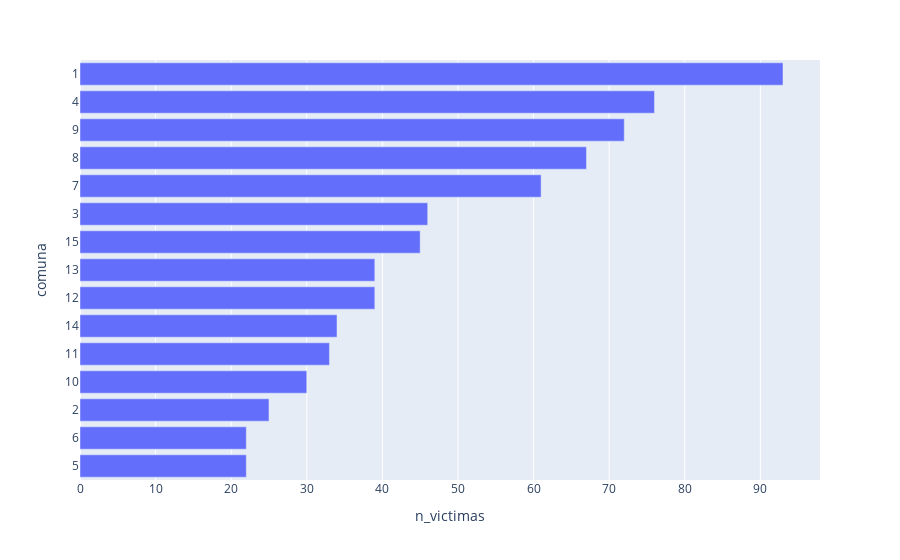

Notebook cell for this chart:
### Code cell
por_comunas = data_hm.query('data_geo').groupby('comuna').sum('n_victimas')['n_victimas']
por_comunas = por_comunas.reset_index()
por_comunas.sort_values(by='n_victimas', inplace=True, ascending=True)
fig = px.bar(por_comunas, y='comuna', x='n_victimas', orientation='h')

fig.show()

### Figure 1 — Plotly figure (JSON) as saved in the notebook; plotly's stock layout.template omitted (floating-point values rounded to 4 significant figures)
{"data": [{"alignmentgroup": "True", "hovertemplate": "n_victimas=%{x}<br>comuna=%{y}<extra></extra>", "legendgroup": "", "marker": {"color": "#636efa", "pattern": {"shape": ""}}, "name": "", "offsetgroup": "", "orientation": "h", "showlegend": false, "textposition": "auto", "type": "bar", "x": [22, 22, 25, 30, 33, 34, 39, 39, 45, 46, 61, 67, 72, 76, 93], "xaxis": "x", "y": ["5", "6", "2", "10", "11", "14", "12", "13", "15", "3", "7", "8", "9", "4", "1"], "yaxis": "y"}], "layout": {"barmode": "relative", "legend": {"tracegroupgap": 0}, "margin": {"t": 60}, "xaxis": {"anchor": "y", "domain": [0, 1], "title": {"text": "n_victimas"}}, "yaxis": {"anchor": "x", "domain": [0, 1], "title": {"text": "comuna"}}}}
